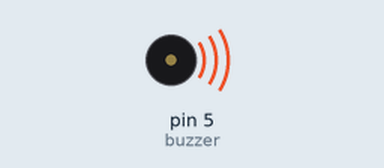
Simulated run of this sketch. Board: Arduino Uno, built with avr-gcc and run on an emulated ATmega328P. On the bench: buzzer (waves = sounding, pin HIGH).

Above: at 1.5 s.
At 4.5 s:
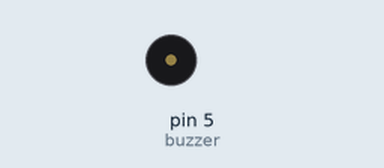
Timing chart, 0 to 7.8 s (numbered marks = the images above):
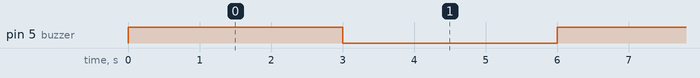

Measured:
- by itself, pin 5 (buzzer): alternates HIGH for 3.0 s and LOW for 3.0 s

The sketch:

Buzzer.ino
```cpp
int buzzer = 5;

void setup() {
  pinMode(buzzer,OUTPUT);

}

void loop() {
  digitalWrite(buzzer,HIGH);
  delay(3000);
  digitalWrite(buzzer,LOW);
  delay(3000);

}
```
